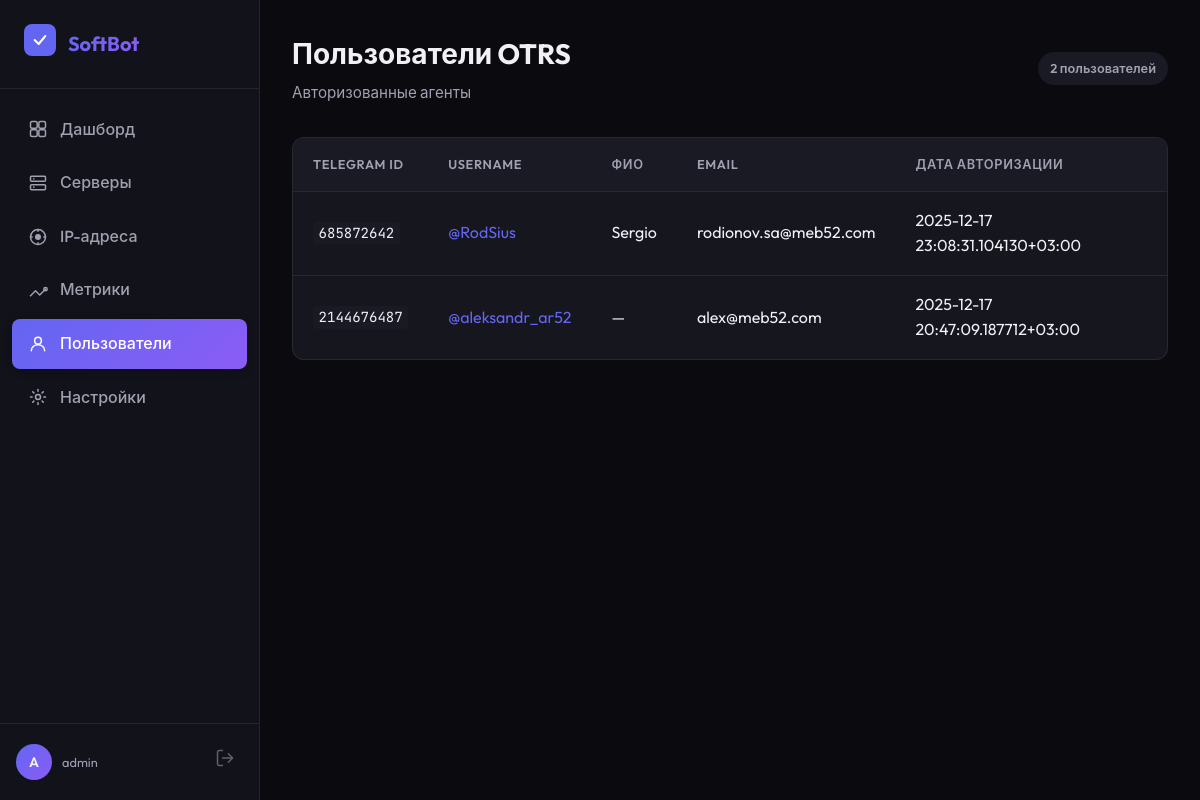
/users (signed in), run on the app's committed database.
### tables this page shows
CREATE TABLE otrs_users (
                    id INTEGER PRIMARY KEY AUTOINCREMENT,
                    telegram_id INTEGER NOT NULL UNIQUE,
                    telegram_username TEXT,
                    otrs_email TEXT NOT NULL,
                    otrs_username TEXT,
                    verified_at TIMESTAMP NOT NULL,
                    created_at TIMESTAMP DEFAULT CURRENT_TIMESTAMP
                , full_name TEXT);

### modules/web_admin.py (the view)
@app.route('/users')
@login_required
def users():
    db = get_db()
    try:
        otrs_users = db.execute_query(
            "SELECT * FROM otrs_users ORDER BY verified_at DESC"
        )
    except:
        otrs_users = []
    return render_template('users.html',
                          user_email=session['user_email'],
                          users=otrs_users or [])

### modules/handlers/monitor_db.py (called while the page is built)
def get_db() -> MonitorDatabase:
    global _db
    if _db is None:
        _db = MonitorDatabase()
    return _db

    def _get_connection(self) -> sqlite3.Connection:
        conn = sqlite3.connect(str(self.db_path))
        conn.row_factory = sqlite3.Row
        return conn

    def execute_query(self, query: str, params: tuple = ()) -> List[Dict]:
        with self._get_connection() as conn:
            cursor = conn.cursor()
            cursor.execute(query, params)
            return [dict(row) for row in cursor.fetchall()]

### modules/web_admin.py (called while the page is built)
def login_required(f):
    @wraps(f)
    def decorated_function(*args, **kwargs):
        if 'user_email' not in session:
            return redirect(url_for('login'))
        session.permanent = True
        return f(*args, **kwargs)
    return decorated_function

### templates/users.html (shortened to what this page needs)
{% extends 'base.html' %}
{% block body_class %}dashboard-page{% endblock %}
{% block content %}
<div class="app-layout">
    <aside class="sidebar">
        <div class="sidebar-header">
            <div class="logo-small">
            </div>
            <span class="logo-text">SoftBot</span>
        </div>
        <nav class="sidebar-nav">
            <a href="{{ url_for('dashboard') }}" class="nav-item">
                Дашборд
            </a>
            <a href="{{ url_for('servers') }}" class="nav-item">
                Серверы
            </a>
            <a href="{{ url_for('ip_addresses') }}" class="nav-item">
                <svg width="20" height="20" viewBox="0 0 20 20" fill="none">
                    <circle cx="10" cy="10" r="7.5" stroke="currentColor" stroke-width="1.5"/>
                    <circle cx="10" cy="10" r="3" fill="currentColor"/>
                    <path d="M10 2.5V4.17M10 15.83V17.5M17.5 10H15.83M4.17 10H2.5" stroke="currentColor" stroke-width="1.5" stroke-linecap="round"/>
                </svg>
                IP-адреса
            </a>
            <a href="{{ url_for('metrics') }}" class="nav-item">
                <svg width="20" height="20" viewBox="0 0 20 20" fill="none">
                    <path d="M2.5 15.83L7.5 10.83L11.67 15L17.5 9.17" stroke="currentColor" stroke-width="1.5" stroke-linecap="round" stroke-linejoin="round"/>
                    <circle cx="17.5" cy="9.17" r="1.67" stroke="currentColor" stroke-width="1.5"/>
                </svg>
                Метрики
            </a>
            <a href="{{ url_for('users') }}" class="nav-item active">
                <svg width="20" height="20" viewBox="0 0 20 20" fill="none">
                    <circle cx="10" cy="6.67" r="3.33" stroke="currentColor" stroke-width="1.5"/>
                    <path d="M3.33 16.67C3.33 13.33 6.11 10.83 10 10.83C13.89 10.83 16.67 13.33 16.67 16.67" stroke="currentColor" stroke-width="1.5" stroke-linecap="round"/>
                </svg>
                Пользователи
            </a>
            <a href="{{ url_for('settings') }}" class="nav-item">
                Настройки
            </a>
        </nav>
        <div class="sidebar-footer">
            <div class="user-info">
                <div class="user-avatar">{{ user_email[0].upper() }}</div>
                <div class="user-details">
                    <span class="user-email">{{ user_email }}</span>
                </div>
            </div>
            <a href="{{ url_for('logout') }}" class="logout-btn" title="Выйти">
            </a>
        </div>
    </aside>
    <main class="main-content">
        <header class="page-header">
            <div class="header-title">
                <h1>Пользователи OTRS</h1>
                <p>Авторизованные агенты</p>
            </div>
            <div class="header-actions">
                <span class="badge">{{ users|length }} пользователей</span>
            </div>
        </header>
        <div class="table-container">
            <table class="data-table">
                <thead>
                    <tr>
                        <th>Telegram ID</th>
                        <th>Username</th>
                        <th>ФИО</th>
                        <th>Email</th>
                        <th>Дата авторизации</th>
                    </tr>
                </thead>
                <tbody>
                    {% if users %}
                        {% for user in users %}
                        <tr>
                            <td><code>{{ user.telegram_id }}</code></td>
                            <td>
                                {% if user.telegram_username %}
                                    <a href="https://t.me/{{ user.telegram_username }}" target="_blank">
                                        @{{ user.telegram_username }}
                                    </a>
                                {% else %}
                                    <span class="text-muted">—</span>
                                {% endif %}
                            </td>
                            <td>{{ user.full_name or '—' }}</td>
                            <td>{{ user.otrs_email }}</td>
                            <td>{{ user.verified_at or '—' }}</td>
                        </tr>
                        {% endfor %}
                    {% endif %}
                </tbody>
            </table>
        </div>
    </main>
</div>
{% endblock %}

### static/css/style.css (style rules this page uses)
:root { --bg-primary: #0a0a0f; --bg-secondary: #12121a; --bg-tertiary: #1a1a25; --bg-card: #16161f; --bg-hover: #1e1e2a; --text-primary: #f0f0f5; --text-secondary: #a0a0b0; --text-muted: #606070; --accent-primary: #6366f1; --accent-secondary: #8b5cf6; --accent-gradient: linear-gradient(135deg, #6366f1 0%, #8b5cf6 100%); --success: #10b981; --success-bg: rgba(16, 185, 129, 0.1); --warning: #f59e0b; --warning-bg: rgba(245, 158, 11, 0.1); --danger: #ef4444; --danger-bg: rgba(239, 68, 68, 0.1); --info: #3b82f6; --info-bg: rgba(59, 130, 246, 0.1); --border-color: rgba(255, 255, 255, 0.08); --border-hover: rgba(255, 255, 255, 0.15); --sidebar-width: 260px; --header-height: 80px; --border-radius: 12px; --border-radius-sm: 8px; --shadow-sm: 0 2px 8px rgba(0, 0, 0, 0.3); --shadow-md: 0 4px 20px rgba(0, 0, 0, 0.4); --shadow-lg: 0 8px 40px rgba(0, 0, 0, 0.5); --shadow-glow: 0 0 30px rgba(99, 102, 241, 0.3); --font-primary: 'Outfit', -apple-system, BlinkMacSystemFont, sans-serif; --font-mono: 'JetBrains Mono', monospace; }
*, *::before, *::after { box-sizing: border-box; margin: 0; padding: 0; }
html { font-size: 16px; -webkit-font-smoothing: antialiased; -moz-osx-font-smoothing: grayscale; }
body { font-family: var(--font-primary); background-color: var(--bg-primary); color: var(--text-primary); line-height: 1.6; min-height: 100vh; }
a { color: var(--accent-primary); text-decoration: none; transition: color 0.2s ease; }
code { font-family: var(--font-mono); font-size: 0.875rem; background: var(--bg-tertiary); padding: 0.15em 0.4em; border-radius: 4px; }
.app-layout { display: flex; min-height: 100vh; }
.sidebar { width: var(--sidebar-width); background: var(--bg-secondary); border-right: 1px solid var(--border-color); display: flex; flex-direction: column; position: fixed; height: 100vh; z-index: 100; }
.sidebar-header { display: flex; align-items: center; gap: 12px; padding: 24px; border-bottom: 1px solid var(--border-color); }
.logo-text { font-size: 1.25rem; font-weight: 700; background: var(--accent-gradient); -webkit-background-clip: text; -webkit-text-fill-color: transparent; background-clip: text; }
.sidebar-nav { flex: 1; padding: 16px 12px; display: flex; flex-direction: column; gap: 4px; }
.nav-item { display: flex; align-items: center; gap: 12px; padding: 12px 16px; border-radius: var(--border-radius-sm); color: var(--text-secondary); font-weight: 500; transition: all 0.2s ease; }
.nav-item.active { background: var(--accent-gradient); color: white; box-shadow: var(--shadow-sm); }
.nav-item svg { flex-shrink: 0; }
.sidebar-footer { padding: 16px; border-top: 1px solid var(--border-color); display: flex; align-items: center; gap: 12px; }
.user-info { display: flex; align-items: center; gap: 10px; flex: 1; min-width: 0; }
.user-avatar { width: 36px; height: 36px; border-radius: 50%; background: var(--accent-gradient); display: flex; align-items: center; justify-content: center; font-weight: 600; font-size: 0.875rem; flex-shrink: 0; }
.user-email { font-size: 0.8rem; color: var(--text-secondary); white-space: nowrap; overflow: hidden; text-overflow: ellipsis; }
.logout-btn { padding: 8px; border-radius: var(--border-radius-sm); color: var(--text-muted); transition: all 0.2s ease; }
.main-content { flex: 1; margin-left: var(--sidebar-width); padding: 32px; min-height: 100vh; }
.page-header { display: flex; justify-content: space-between; align-items: center; margin-bottom: 32px; }
.header-title h1 { font-size: 1.75rem; font-weight: 700; margin-bottom: 4px; }
.header-title p { color: var(--text-secondary); font-size: 0.95rem; }
.table-container { background: var(--bg-card); border: 1px solid var(--border-color); border-radius: var(--border-radius); overflow: hidden; }
.data-table { width: 100%; border-collapse: collapse; }
.data-table th, .data-table td { padding: 16px 20px; text-align: left; border-bottom: 1px solid var(--border-color); }
.data-table th { background: var(--bg-tertiary); font-size: 0.8rem; font-weight: 600; text-transform: uppercase; letter-spacing: 0.05em; color: var(--text-secondary); }
.data-table tr:last-child td { border-bottom: none; }
.badge { display: inline-flex; padding: 6px 12px; border-radius: 20px; font-size: 0.8rem; font-weight: 600; background: var(--bg-tertiary); color: var(--text-secondary); }
.header-actions { display: flex; align-items: center; gap: 12px; }

### data on the page
otrs_users: telegram_id "685872642", telegram_username "RodSius", full_name "Sergio", otrs_email "rodionov.sa@meb52.com", verified_at "2025-12-17 23:08:31.104130+03:00"
otrs_users: telegram_id "2144676487", telegram_username "aleksandr_ar52", full_name "—", otrs_email "alex@meb52.com", verified_at "2025-12-17 20:47:09.187712+03:00"

### other printed values
{{ user_email[0].upper() }} "A"
{{ user_email }} "admin"
{{ users|length }} "2"
